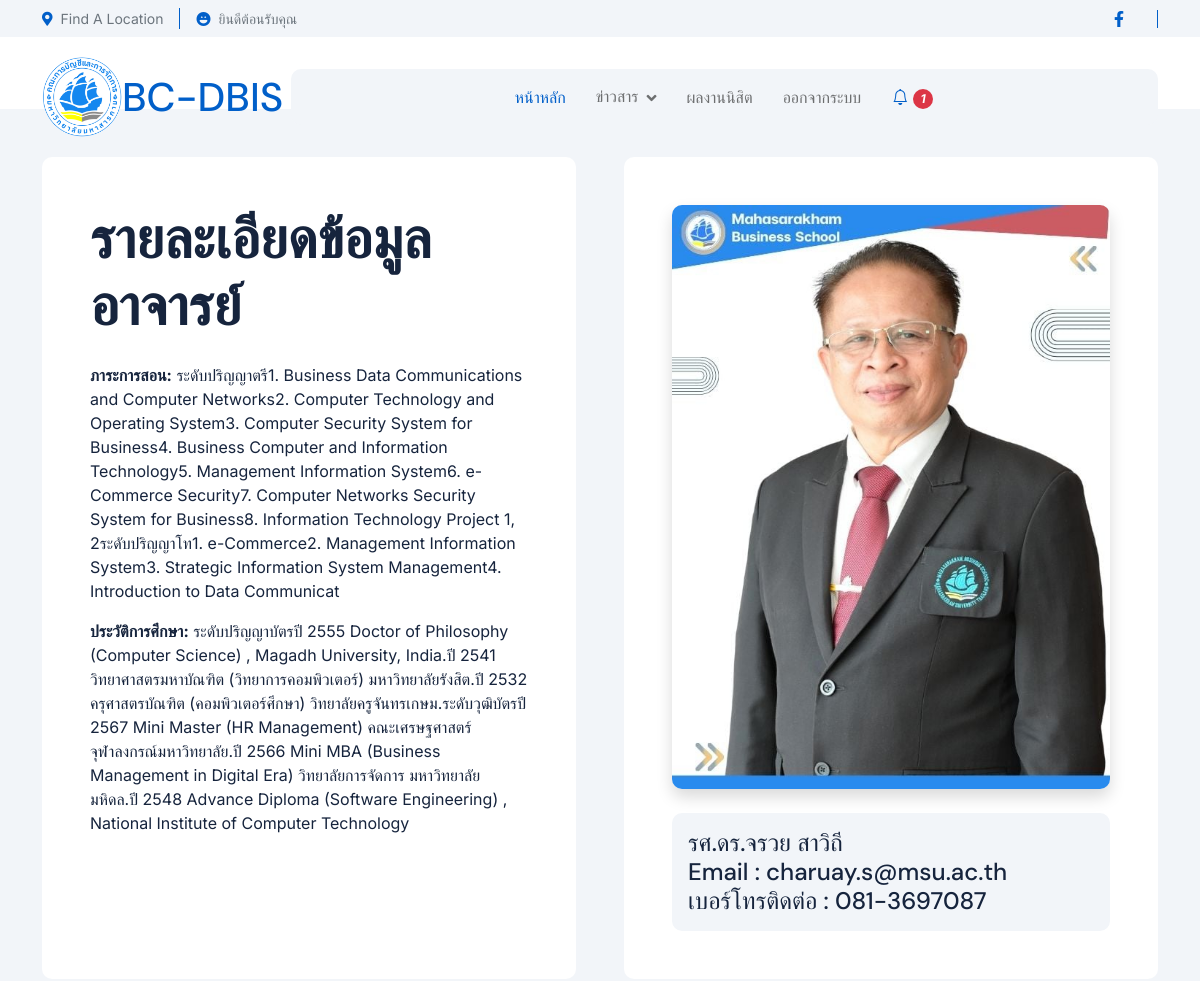
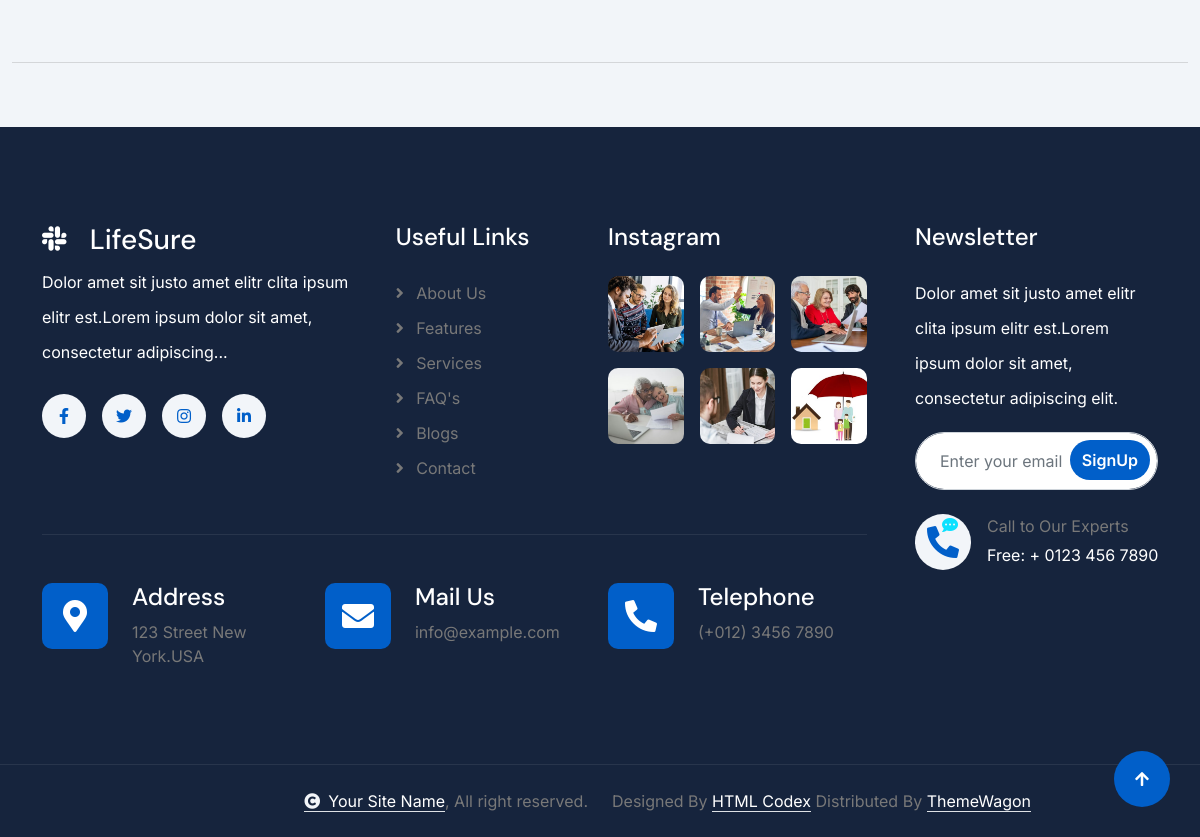
Page /LifeSure-1.0.0/detaillec.php?Lid=1 on the committed database (2 pictures, top to bottom).
### tables this page shows
CREATE TABLE `lecturer` (
  `L_id` int(11) NOT NULL,
  `L_img` varchar(200) NOT NULL,
  `L_name` varchar(200) NOT NULL,
  `L_tal` text NOT NULL,
  `L_email` varchar(50) NOT NULL,
  `L_teaching` varchar(500) NOT NULL,
  `L_exper` varchar(500) NOT NULL
);

### LifeSure-1.0.0/detaillec.php (the view, shortened to what the rows shown need)
<html lang="en">
    <head>
        <link rel="stylesheet" href="https://use.fontawesome.com/releases/v5.15.4/css/all.css"/>
        <link href="https://cdn.jsdelivr.net/npm/bootstrap-icons@1.4.1/font/bootstrap-icons.css" rel="stylesheet">
        <link rel="stylesheet" href="lib/animate/animate.min.css"/>
        <link href="lib/lightbox/css/lightbox.min.css" rel="stylesheet">
        <link href="lib/owlcarousel/assets/owl.carousel.min.css" rel="stylesheet">
        <link href="css/bootstrap.min.css" rel="stylesheet">
        <link href="css/style.css" rel="stylesheet">
    </head>
    <body>
        <div class="container-fluid nav-bar px-0 px-lg-4 py-lg-0">
            <div class="container">
                <nav class="navbar navbar-expand-lg navbar-light">
                        <h1 class="text-primary mb-0 text-primary me-2"></i>BC-DBIS</h1>
                        </div>
                    </div>
         <div class="container-fluid bg-light about pb-5">
            <div class="container pb-5">
                <div class="row g-5">
                <?php
	                include("connect.php");
	                $sql = "SELECT * FROM lecturer WHERE L_id='{$_GET['Lid']}'";
	                $rs = mysqli_query($conn,$sql);
	                while ($data = mysqli_fetch_array($rs)){
                    ?>
                    <div class="col-xl-6 wow fadeInLeft" data-wow-delay="0.2s">
                        <div class="about-item-content bg-white rounded p-5 h-100">
                            <h2 class="display-4 mb-4">รายละเอียดข้อมูลอาจารย์</h2>
                            <p class="text-dark"><strong>ภาระการสอน:</strong> <?=$data['L_teaching'];?></p>
                            <p class="text-dark"><strong>ประวัติการศึกษา:</strong> <?=$data['L_exper'];?></p>
                        </div>
                    </div>
                    <div class="col-xl-6 wow fadeInRight" data-wow-delay="0.2s">
                        <div class="bg-white rounded p-5 h-100">
                            <div class="row g-4 justify-content-center">
                                <div class="col-12">
                                    <div class="rounded bg-light">
                                    <img src="<?= $data['L_img']; ?>" class="img-fluid w-100 rounded shadow" alt="">
                                    </div>
                                </div>
                                <div class="col-sm-20">
                                    <div class="counter-item bg-light rounded p-3 h-100">
                                        <h4 class="mb-0 text-dark"><?=$data['L_name'];?></h4>
                                        <h4 class="mb-0 text-dark">Email : <?=$data['L_email'];?></h4>
                                        <h4 class="mb-0 text-dark">เบอร์โทรติดต่อ : <?=$data['L_tal'];?></h4>
                                    </div>
                                </div>
                            </div>
                        </div>
                    </div>
                    <?php
		                }
		            ?>
                </div>
            </div>
        </div>
    </body>
</html>

### rows in the picture
lecturer: L_teaching "ระดับปริญญาตรี1. Business Data Communications and Computer Networks2. Computer Technology and Operating System3. Computer Security System for Business4. Business Computer and Information Technology5. Management Information System6. e-Commerce Security7. Computer Networks Security System for Business8. Information Technology Project 1, 2ระดับปริญญาโท1. e-Commerce2. Management Information System3. Strategic Information System Management4. Introduction to Data Communicat", L_exper "ระดับปริญญาบัตรปี 2555 Doctor of Philosophy (Computer Science) , Magadh University, India.ปี 2541 วิทยาศาสตรมหาบัณฑิต (วิทยาการคอมพิวเตอร์) มหาวิทยาลัยรังสิต.ปี 2532 ครุศาสตรบัณฑิต (คอมพิวเตอร์ศึกษา) วิทยาลัยครูจันทรเกษม.ระดับวุฒิบัตรปี 2567 Mini Master (HR Management) คณะเศรษฐศาสตร์ จุฬาลงกรณ์มหาวิทยาลัย.ปี 2566 Mini MBA (Business Management in Digital Era) วิทยาลัยการจัดการ มหาวิทยาลัยมหิดล.ปี 2548 Advance Diploma (Software Engineering) , National Institute of Computer Technology", L_img (picture), L_name "รศ.ดร.จรวย สาวิถี", L_email "charuay.s@msu.ac.th", L_tal "081-3697087"

### other values in the picture
$unread_count "1"
